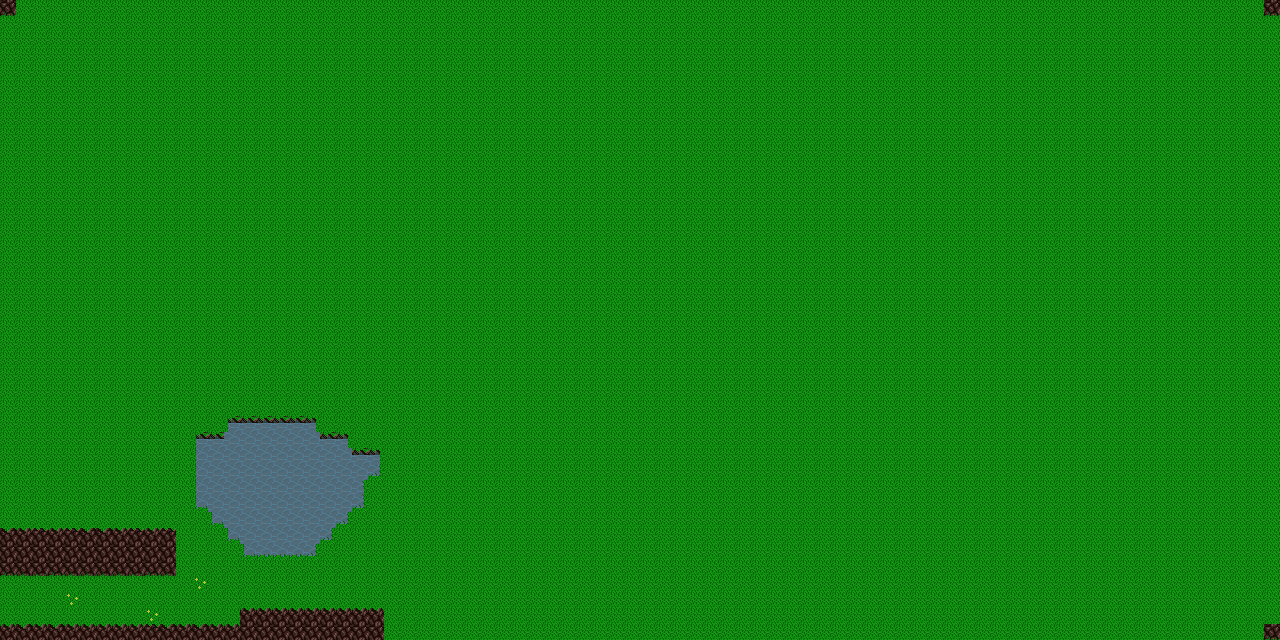

Rendered tile map (Tiled .tmx) drawn with the repository's tilesets; below, a short description and the map source with its tile grids summarised:
An orthogonal 80x40 tile map with 16x16 px tiles, 2 tile layers (Kachelebene 1, Kachelebene 2).

<map version="1.4" tiledversion="1.4.2" orientation="orthogonal" renderorder="right-up" width="80" height="40" tilewidth="16" tileheight="16" infinite="0" nextlayerid="4" nextobjectid="1">
 <properties>
  <property name="background_music" value="music.wav" />
 </properties>
 <tileset firstgid="1" source="forest1.tsx" />
 <layer id="1" name="Kachelebene 1" width="80" height="40">
  <data>[3200 cells, 3200 non-empty, 14 distinct tile ids]</data>
 </layer>
 <layer id="3" name="Kachelebene 2" width="80" height="40">
  <data>[3200 cells, 61 non-empty, 27 distinct tile ids]</data>
 </layer>
</map>